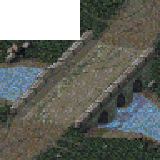
#> input picture images/environmental/cnc/bridge1.png, 160 x 160 px; its folder holds only this picture in this run
$ python rescale_environmental_images.py
#> lines starting #> are read from the running program, lines starting #| are printed output that depends on the picture; after the words box and inside, x2 and y2 are one past the last pixel; in counts of white or black regions, pixels touching at a corner belong together
#> in rescale, img is the input picture: PIL image 160x160 RGBA; mean R, G, B, A 72.6, 75.2, 68.5, 223.1
#!/usr/bin/env python3
"""Rescale all environmental preview images so the longest side is at least 160 px.

OpenRA environmental sprites are often small (e.g. 24x14) and the exported frames
contain large amounts of empty transparent padding. Pandoc/pdf shrinks figures to
fit the table cell, so actors like civilians end up microscopic. This script crops
away excess transparent padding and then uses nearest-neighbor upscaling to keep
the pixel-art look crisp.

Usage:
    py rescale_environmental_images.py
"""
import os
from pathlib import Path
from PIL import Image

MIN_SIZE = 160
# Crop to content when the opaque content covers less than this fraction of the frame.
CROP_THRESHOLD = 0.25
# Transparent margin to keep around the content after cropping.
CROP_MARGIN = 2
ROOT = Path("C:/Users/Kmoney/Documents/AI Projects/Cameo Work/Game Sources and Development Reference Materials/OpenRA Manual/images/environmental")


def content_bbox(img):
    """Return the bounding box of non-transparent pixels, or None for fully empty."""
    if img.mode == "P":
        img = img.convert("RGBA")
    if img.mode != "RGBA":
        img = img.convert("RGBA")
    alpha = img.getchannel("A")
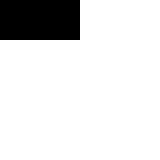
#> alpha: PIL image 160x160 L; 87.5% white; 1 black region, box (x1, y1, x2, y2) and area: (0, 0, 80, 40) 3200
    return alpha.getbbox()


def crop_to_content(img):
    """Crop frames that are mostly empty transparent padding, preserving a small margin."""
    if img.mode == "P":
        img = img.convert("RGBA")
    bbox = content_bbox(img)
#> bbox = (0, 0, 160, 160)
    if not bbox:
        return img
    cw, ch = bbox[2] - bbox[0], bbox[3] - bbox[1]
#> cw = 160; ch = 160
    total_area = img.width * img.height
#> total_area = 25600
    content_area = cw * ch
#> content_area = 25600
    if total_area == 0 or content_area / total_area >= CROP_THRESHOLD:
        return img
    # Add a small margin.
    left = max(0, bbox[0] - CROP_MARGIN)
    top = max(0, bbox[1] - CROP_MARGIN)
    right = min(img.width, bbox[2] + CROP_MARGIN)
    bottom = min(img.height, bbox[3] + CROP_MARGIN)
    return img.crop((left, top, right, bottom))


def rescale(path):
    img = Image.open(path)
    if img.width == 0 or img.height == 0:
        return False

    # Remove transparent padding from frames that are mostly empty; this makes
    # small actors (civilians, some TS structures) fill the preview cell.
    cropped = crop_to_content(img)
    max_dim = max(cropped.width, cropped.height)
#> max_dim = 160
    if max_dim >= MIN_SIZE:
        if cropped is img:
            return False
        # Save the cropped version even if it already meets the size target.
        cropped.save(path)
        return True

    scale = MIN_SIZE / max_dim
    new_size = (int(cropped.width * scale), int(cropped.height * scale))
    if cropped.mode == "P":
        cropped = cropped.convert("RGBA")
    cropped = cropped.resize(new_size, Image.NEAREST)
    cropped.save(path)
    return True


def main():
    count = 0
    for mod_dir in ROOT.iterdir():
        if not mod_dir.is_dir():
            continue
        for f in mod_dir.iterdir():
            if f.is_file() and f.name.endswith(".png") and not f.name.endswith("_unit.png"):
                if rescale(f):
                    count += 1
    print(f"Rescaled {count} environmental images to at least {MIN_SIZE}px on the longest side.")


if __name__ == "__main__":
    main()
